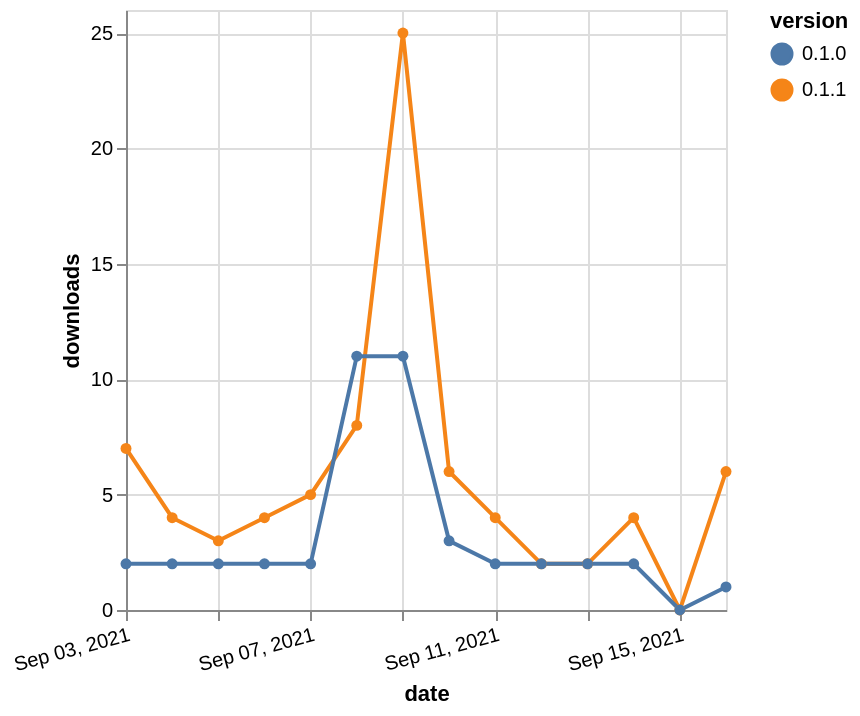

Write a Vega-Lite specification for this figure.
### Vega-Lite specification from a JSON file in a GitHub repository (floating-point values rounded to 4 significant figures)
{"$schema": "https://vega.github.io/schema/vega-lite/v5.json", "description": "A simple bar chart with embedded data.", "data": {"values": [{"date": "2021-09-03", "total": 418, "delta": 7, "version": "0.1.1"}, {"date": "2021-09-04", "total": 422, "delta": 4, "version": "0.1.1"}, {"date": "2021-09-05", "total": 425, "delta": 3, "version": "0.1.1"}, {"date": "2021-09-06", "total": 429, "delta": 4, "version": "0.1.1"}, {"date": "2021-09-07", "total": 434, "delta": 5, "version": "0.1.1"}, {"date": "2021-09-08", "total": 442, "delta": 8, "version": "0.1.1"}, {"date": "2021-09-09", "total": 467, "delta": 25, "version": "0.1.1"}, {"date": "2021-09-10", "total": 473, "delta": 6, "version": "0.1.1"}, {"date": "2021-09-11", "total": 477, "delta": 4, "version": "0.1.1"}, {"date": "2021-09-12", "total": 479, "delta": 2, "version": "0.1.1"}, {"date": "2021-09-13", "total": 481, "delta": 2, "version": "0.1.1"}, {"date": "2021-09-14", "total": 485, "delta": 4, "version": "0.1.1"}, {"date": "2021-09-15", "total": 485, "delta": 0, "version": "0.1.1"}, {"date": "2021-09-16", "total": 491, "delta": 6, "version": "0.1.1"}, {"date": "2021-09-03", "total": 1574, "delta": 2, "version": "0.1.0"}, {"date": "2021-09-04", "total": 1576, "delta": 2, "version": "0.1.0"}, {"date": "2021-09-05", "total": 1578, "delta": 2, "version": "0.1.0"}, {"date": "2021-09-06", "total": 1580, "delta": 2, "version": "0.1.0"}, {"date": "2021-09-07", "total": 1582, "delta": 2, "version": "0.1.0"}, {"date": "2021-09-08", "total": 1593, "delta": 11, "version": "0.1.0"}, {"date": "2021-09-09", "total": 1604, "delta": 11, "version": "0.1.0"}, {"date": "2021-09-10", "total": 1607, "delta": 3, "version": "0.1.0"}, {"date": "2021-09-11", "total": 1609, "delta": 2, "version": "0.1.0"}, {"date": "2021-09-12", "total": 1611, "delta": 2, "version": "0.1.0"}, {"date": "2021-09-13", "total": 1613, "delta": 2, "version": "0.1.0"}, {"date": "2021-09-14", "total": 1615, "delta": 2, "version": "0.1.0"}, {"date": "2021-09-15", "total": 1615, "delta": 0, "version": "0.1.0"}, {"date": "2021-09-16", "total": 1616, "delta": 1, "version": "0.1.0"}]}, "width": "container", "mark": {"type": "line", "point": {"filled": true}}, "encoding": {"x": {"field": "date", "type": "temporal", "timeUnit": "yearmonthdate", "title": "date", "axis": {"labelAngle": -15}}, "y": {"field": "delta", "type": "quantitative", "title": "downloads"}, "color": {"field": "version", "type": "nominal"}, "tooltip": {"field": "delta"}}}
